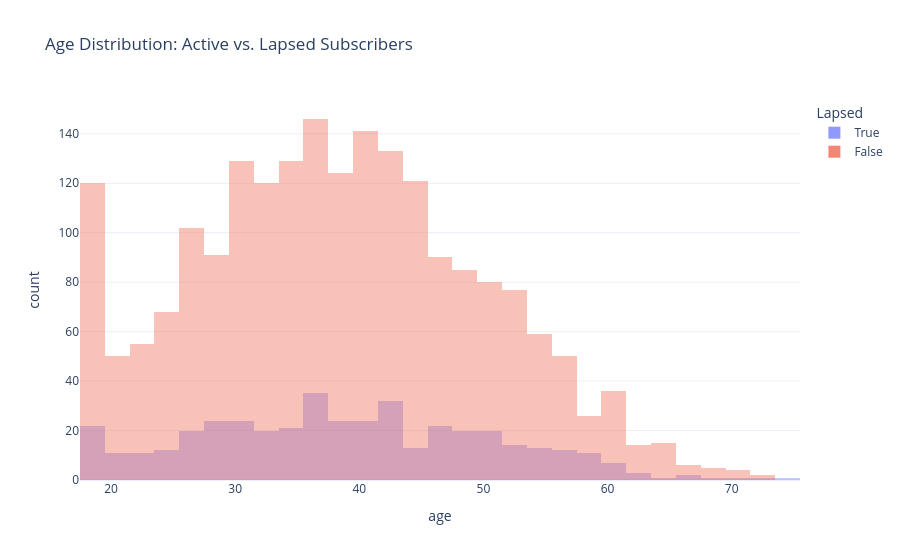

The code cell stored with this chart in its notebook:
### Markdown cell above
## 4. Who's at risk of lapsing?
Age distribution and lapsed rate by plan, plus hypothesis tests on whether these differences are statistically meaningful.

### Code cell
viz.age_distribution_histogram(df).show()

### Figure 1 — Plotly figure (JSON) as saved in the notebook; plotly's stock layout.template omitted (floating-point values rounded to 4 significant figures; data arrays with more than 128 entries replaced by an {"elided": "..."} marker saying what was removed)
{"data": [{"bingroup": "x", "hovertemplate": "Lapsed=True<br>age=%{x}<br>count=%{y}<extra></extra>", "legendgroup": "True", "marker": {"color": "#636efa", "opacity": 0.5, "pattern": {"shape": ""}}, "name": "True", "nbinsx": 30, "opacity": 0.7, "orientation": "v", "showlegend": true, "type": "histogram", "x": {"elided": "422 int values"}, "xaxis": "x", "yaxis": "y"}, {"bingroup": "x", "hovertemplate": "Lapsed=False<br>age=%{x}<br>count=%{y}<extra></extra>", "legendgroup": "False", "marker": {"color": "#EF553B", "opacity": 0.5, "pattern": {"shape": ""}}, "name": "False", "nbinsx": 30, "opacity": 0.7, "orientation": "v", "showlegend": true, "type": "histogram", "x": {"elided": "2078 int values"}, "xaxis": "x", "yaxis": "y"}], "layout": {"barmode": "overlay", "legend": {"title": {"text": "Lapsed"}, "tracegroupgap": 0}, "title": {"text": "Age Distribution: Active vs. Lapsed Subscribers"}, "xaxis": {"anchor": "y", "domain": [0.0, 1.0], "title": {"text": "age"}}, "yaxis": {"anchor": "x", "domain": [0.0, 1.0], "title": {"text": "count"}}}}
